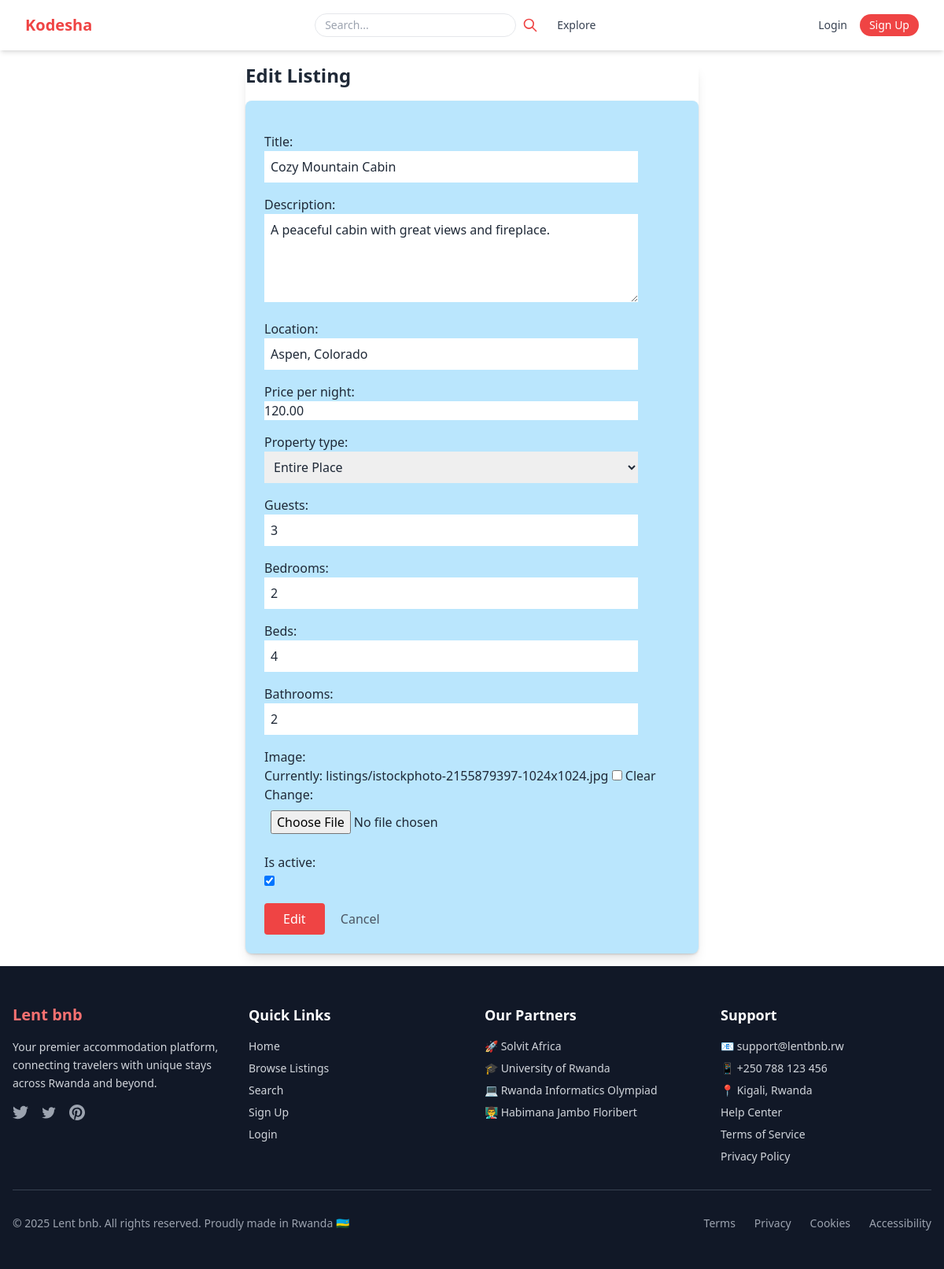
/listings/1/edit/, run on an earlier commit of the app's database.
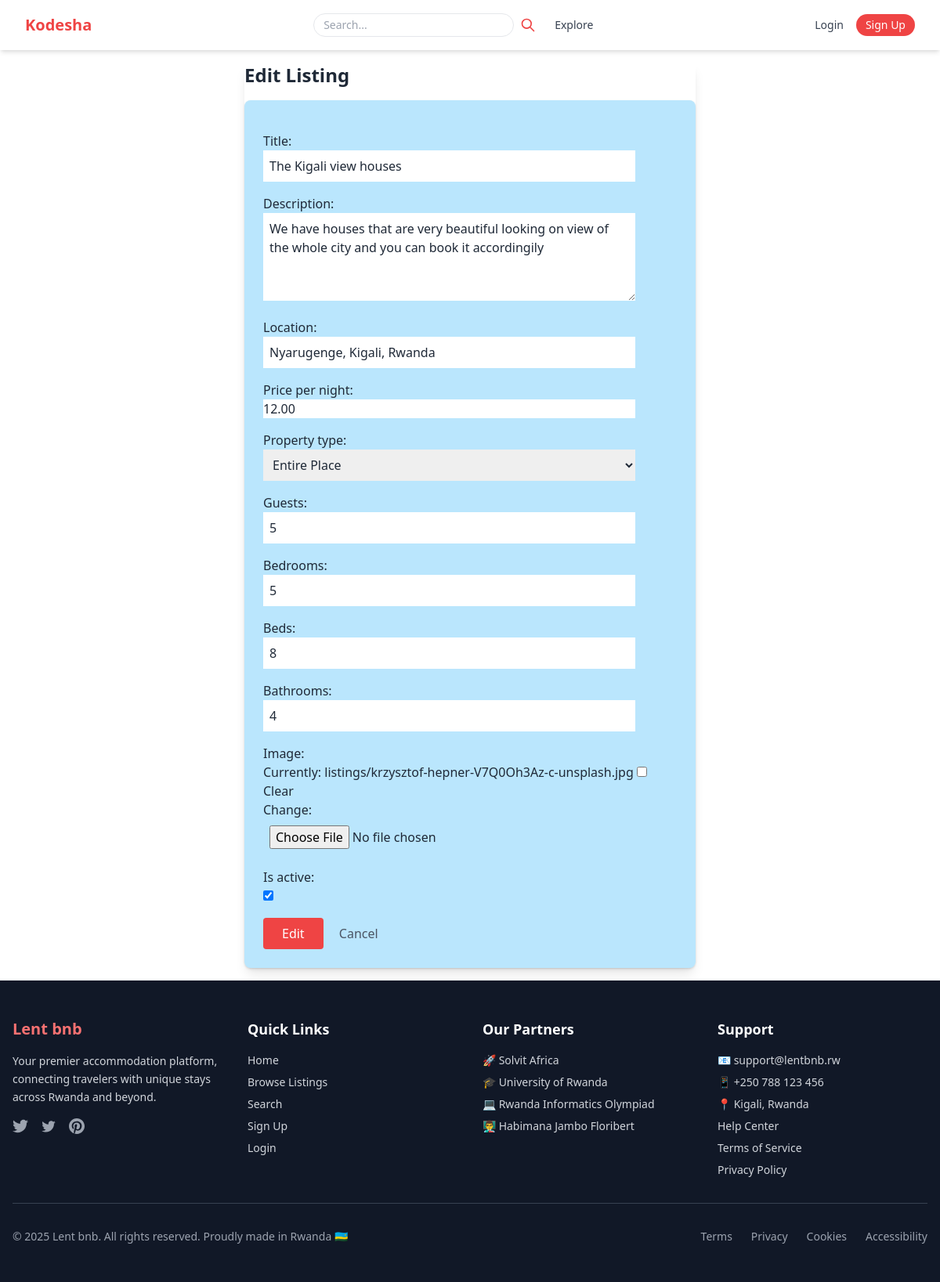
And on a later commit of the database.
### listing/models.py (models this page shows, shortened)
class Listing(models.Model):
    title = models.CharField(max_length=255)
    description = models.TextField()
    location = models.CharField(max_length=255)
    price_per_night = models.DecimalField(max_digits=10, decimal_places=2)
    property_type = models.CharField(max_length=20, choices=PROPERTY_TYPE_CHOICES)
    guests = models.PositiveIntegerField()
    bedrooms = models.PositiveIntegerField()
    beds = models.PositiveIntegerField()
    bathrooms = models.PositiveIntegerField()
    image = models.ImageField(upload_to='listings/', null=True, blank=True)
    host = models.ForeignKey(settings.AUTH_USER_MODEL, on_delete=models.CASCADE)
    is_active = models.BooleanField(default=True)
    created_at = models.DateTimeField(auto_now_add=True)

### listing/views.py (the view, shortened to what this page needs)
# urls.py: path('listings/', views.ListingView.as_view(), name='list'),
class ListingView(View):
    @method_decorator(property_access_required)
    def get(self, request, pk=None):
        if pk is None and request.path.endswith('/new/'):
            form = ListingForm()
            return render(request, 'listings/form.html', {'form': form, 'action': 'Create'})
        if pk is not None and request.path.endswith('/edit/'):
            listing = get_object_or_404(Listing, pk=pk)
            form = ListingForm(instance=listing)
            return render(request, 'listings/form.html', {'form': form, 'action': 'Edit', 'listing': listing})

### listing/decolarator.py (called while the page is built)
def property_access_required(view_func):
    @wraps(view_func)
    def _wrapped_view(request, *args, **kwargs):
        user = request.user
        listing_pk = kwargs.get('pk')
        if listing_pk:
            listing = get_object_or_404(Listing, pk=listing_pk)
            if (user.is_authenticated and
                hasattr(user, 'role') and
                user.role == 'host' and
                listing.host != user):
                return HttpResponseForbidden(render(request, '403_forbidden.html'))
        return view_func(request, *args, **kwargs)
    return _wrapped_view

### listing/templates/listings/form.html (shortened to what this page needs)
{% extends "base.html" %}
{% block content %}
<div class="max-w-xl mx-auto bg-light rounded-lg shadow-lg">
  <h2 class="text-2xl font-semibold mb-4">{{ action }} Listing</h2>
  <form method="post" enctype="multipart/form-data" class="space-y-4 bg-sky-200 items-center p-6 rounded-lg shadow">
    {% for field in form %}
    <div>
      {{ field.label_tag }}<br>
      {{ field }}
    </div>
    {% endfor %}
    <button type="submit" class="bg-red-500 text-white px-6 py-2 rounded hover:bg-red-600">{{ action }}</button>
    <a href="{% url 'listings:list' %}" class="ml-4 text-gray-600 hover:underline">Cancel</a>
  </form>
</div>
{% endblock %}

What changed in the data, as far as the page shows it:
changed Listing "Entire Place": title "Cozy Mountain Cabin" → "The Kigali view houses"; description "A peaceful cabin with great views and fireplace." → "We have houses that are very beautiful looking on view of the whole city and you can book it accordingily"; location "Aspen, Colorado" → "Nyarugenge, Kigali, Rwanda"; price_per_night "120.00" → "12.00"; guests "3" → "5"; bedrooms "2" → "5"; beds "4" → "8"; bathrooms "2" → "4"
Also different on the page:
text no longer shown: "Currently: listings/istockphoto-2155879397-1024x1024.jpg Clear Change:"
text now shown: "Currently: listings/krzysztof-hepner-V7Q0Oh3Az-c-unsplash.jpg Clear Change:"
